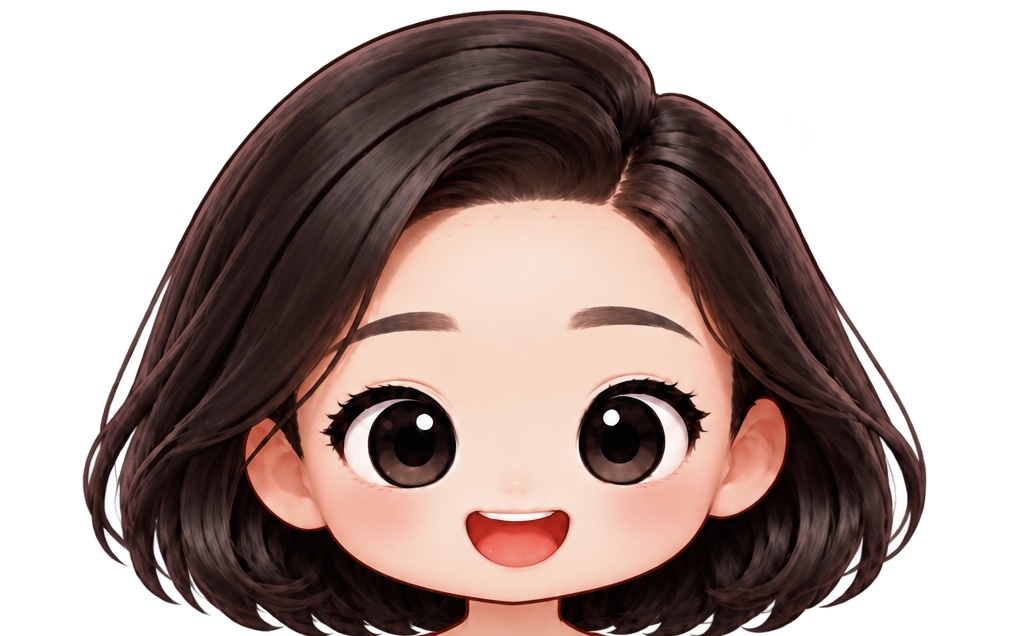
#> input picture assets-src/assemble/source/head_original.jpg, 1024 x 636 px
$ python remove_sticker.py ../assets-src/assemble/source/head_original.jpg ../assets-src/assemble/source/head_original.jpg
#> lines starting #> are read from the running program, lines starting #| are printed output that depends on the picture; after the words box and inside, x2 and y2 are one past the last pixel; in counts of white or black regions, pixels touching at a corner belong together
"""스티커 테두리(흰 띠 + 회색 재단선)를 제거해 투명 PNG 로 만든다. 캔버스는 자르지 않는다.

사용: python tools-py/remove_sticker.py <입력.png> <출력.png>
의존성: pip install numpy scipy opencv-python-headless
"""
import sys, numpy as np, cv2
from scipy import ndimage as ndi
src, out = sys.argv[1], sys.argv[2]
bgr = cv2.imread(src, cv2.IMREAD_COLOR)
#> bgr is the input picture: shape (636, 1024, 3); mean B, G, R 151.8, 156.2, 173.1
rgb = bgr[:, :, ::-1].astype(int)
mx, mn = rgb.max(2), rgb.min(2)
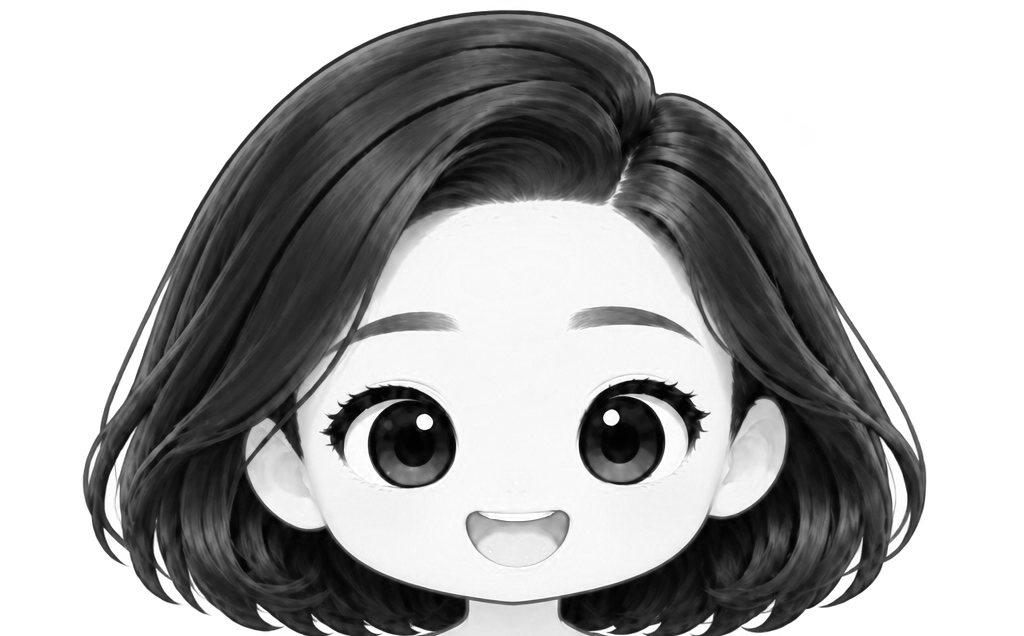
#> mx: shape (636, 1024) int64; min 0, max 255, mean 173.1
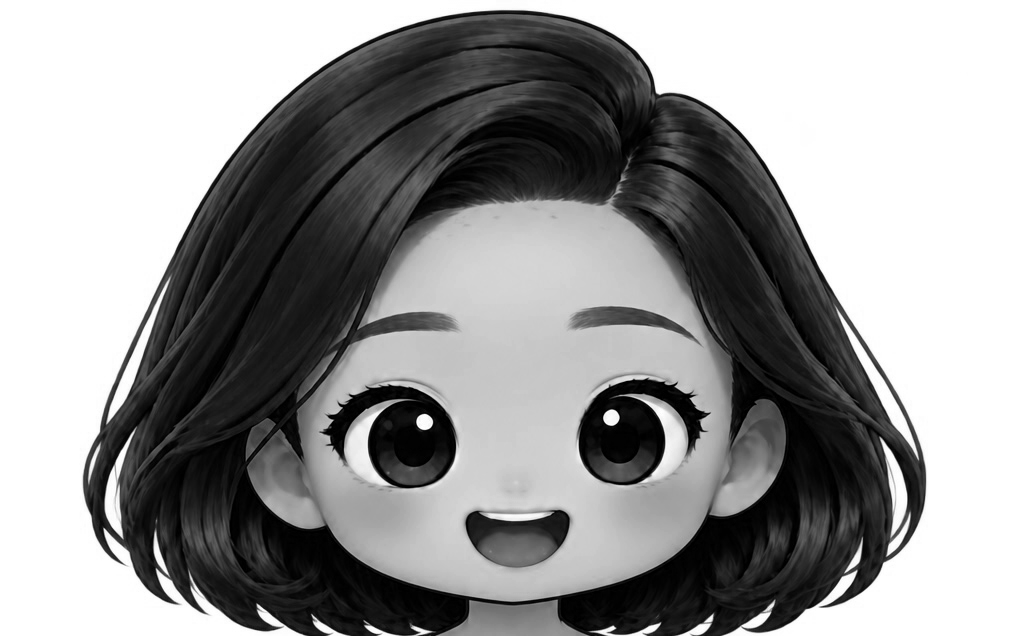
#> mn: shape (636, 1024) int64; min 0, max 255, mean 151.8
# "sticker-ish": bright and nearly colorless (white band + gray cut line)
light = (mn > 170) & ((mx - mn) < 22)
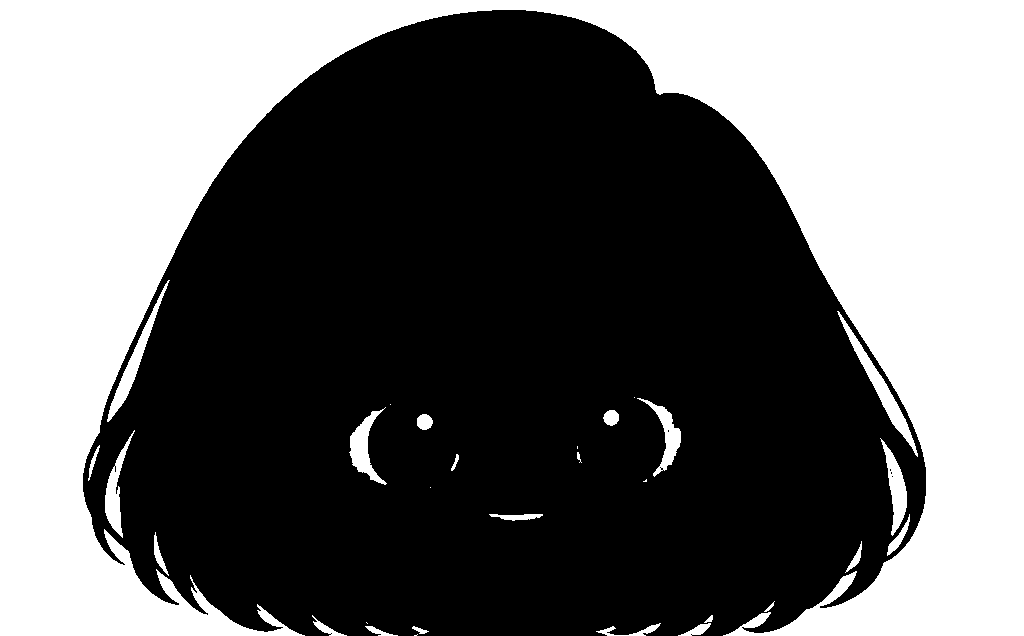
#> light: shape (636, 1024) bool; 41% white; 30 white regions (7 under 20 px), largest, box (x1, y1, x2, y2) and area: (0, 0, 1024, 636) 257751, (837, 311, 918, 457) 1485, (107, 280, 170, 422) 1239
# connected to image border through light pixels -> outside + sticker band
lab, n = ndi.label(light)
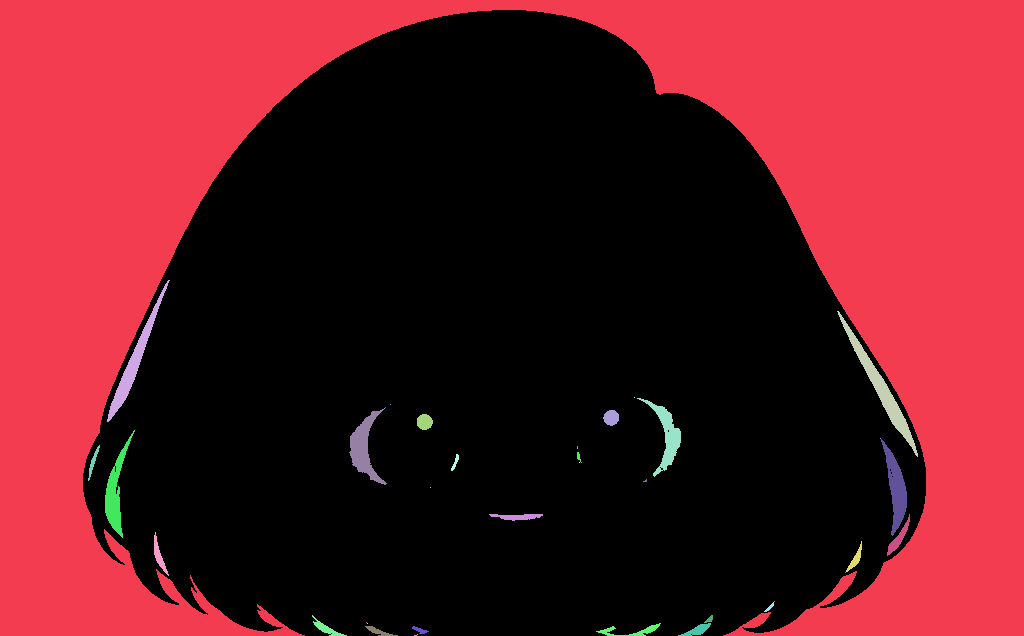
#> lab: shape (636, 1024) int32; 40 distinct labels, from 0 to 39; one colour per label, 0 black
#> n = 39
border = set(np.unique(np.concatenate([lab[0], lab[-1], lab[:, 0], lab[:, -1]]))) - {0}
#> border = 6 items
outside = np.isin(lab, list(border))
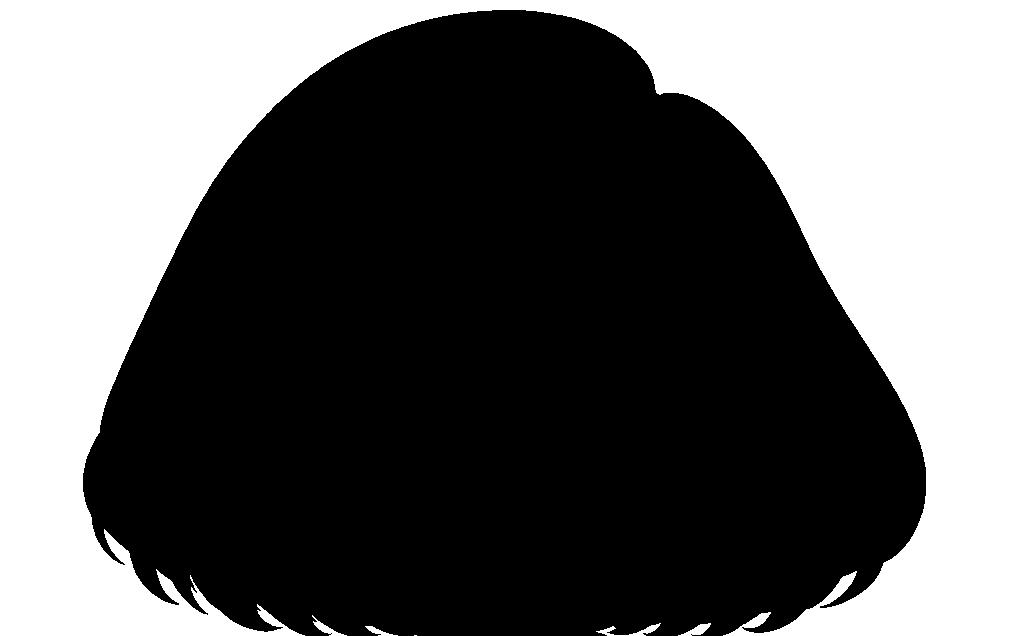
#> outside: shape (636, 1024) bool; 39.7% white; 6 white regions (1 under 20 px), largest, box (x1, y1, x2, y2) and area: (0, 0, 1024, 636) 257751, (596, 623, 661, 636) 245, (312, 615, 347, 636) 188, (678, 623, 711, 636) 185, (365, 626, 398, 636) 121
char = ~outside
# keep largest component, fill holes
lab2, n2 = ndi.label(char)
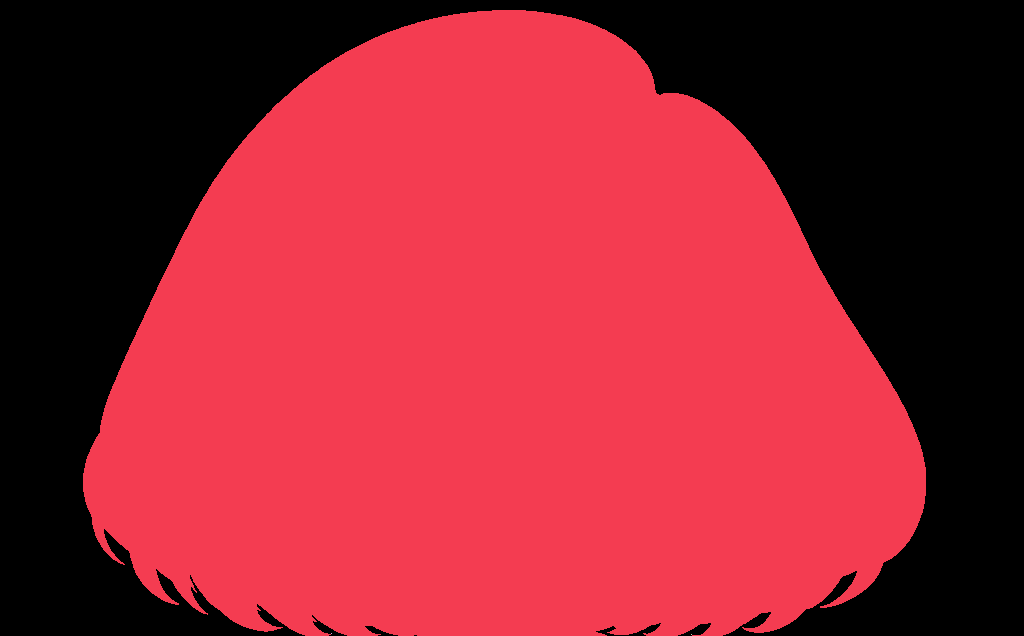
#> lab2: shape (636, 1024) int32; 4 distinct labels, from 0 to 3; one colour per label, 0 black
#> n2 = 3
sizes = ndi.sum(char, lab2, range(1, n2 + 1))
#> sizes = [392769, 1, 1]
char = lab2 == (1 + int(np.argmax(sizes)))
#> char: shape (636, 1024) bool; 60.3% white; 6 black regions (1 under 20 px), largest, box (x1, y1, x2, y2) and area: (0, 0, 1024, 636) 257751, (596, 623, 661, 636) 245, (312, 615, 347, 636) 189, (678, 623, 711, 636) 186, (365, 626, 398, 636) 121
char = ndi.binary_fill_holes(char)
# smooth edge, shrink 1px to kill halo
m = char.astype(np.uint8) * 255
m = cv2.morphologyEx(m, cv2.MORPH_OPEN, np.ones((3, 3), np.uint8))
#> m: shape (636, 1024); 60.3% white; 6 black regions (1 under 20 px), largest, box (x1, y1, x2, y2) and area: (0, 0, 1024, 636) 257831, (596, 623, 661, 636) 255, (312, 615, 347, 636) 197, (678, 623, 711, 636) 195, (365, 626, 398, 636) 124
m = cv2.erode(m, np.ones((3, 3), np.uint8), iterations=1)
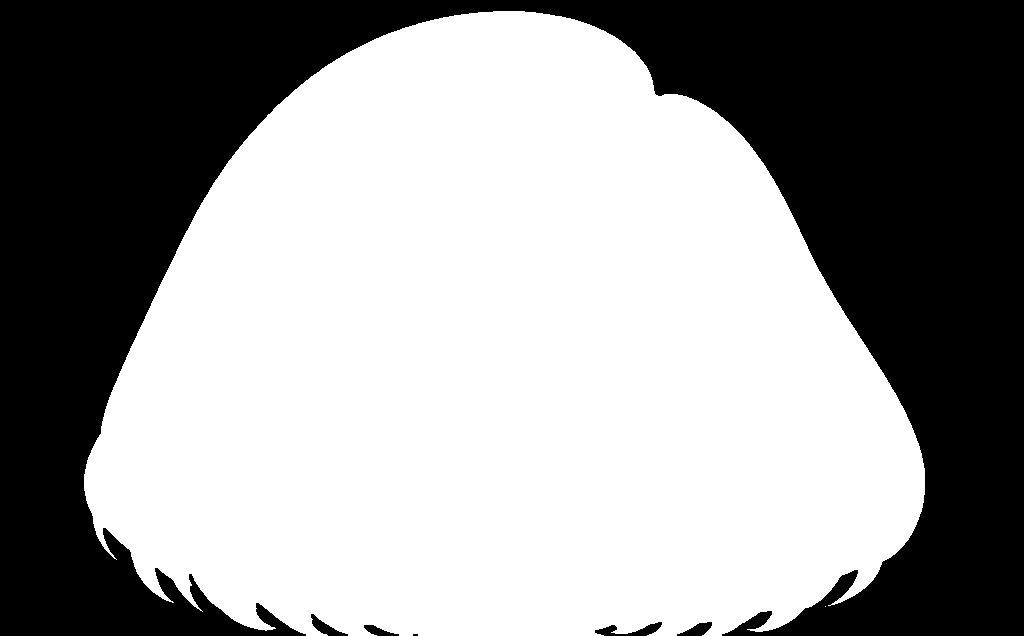
#> m: shape (636, 1024); 59.7% white; 6 black regions (1 under 20 px), largest, box (x1, y1, x2, y2) and area: (0, 0, 1024, 636) 260991, (595, 622, 662, 636) 402, (311, 614, 348, 636) 295, (677, 622, 712, 636) 266, (364, 625, 399, 636) 192
m = cv2.GaussianBlur(m, (0, 0), 1.2)
rgba = np.dstack([bgr[:, :, ::-1], m]).astype(np.uint8)
ys, xs = np.where(m > 8)
cv2.imwrite(out, rgba[:, :, [2, 1, 0, 3]])
print(rgba.shape)
#| (636, 1024, 4)
